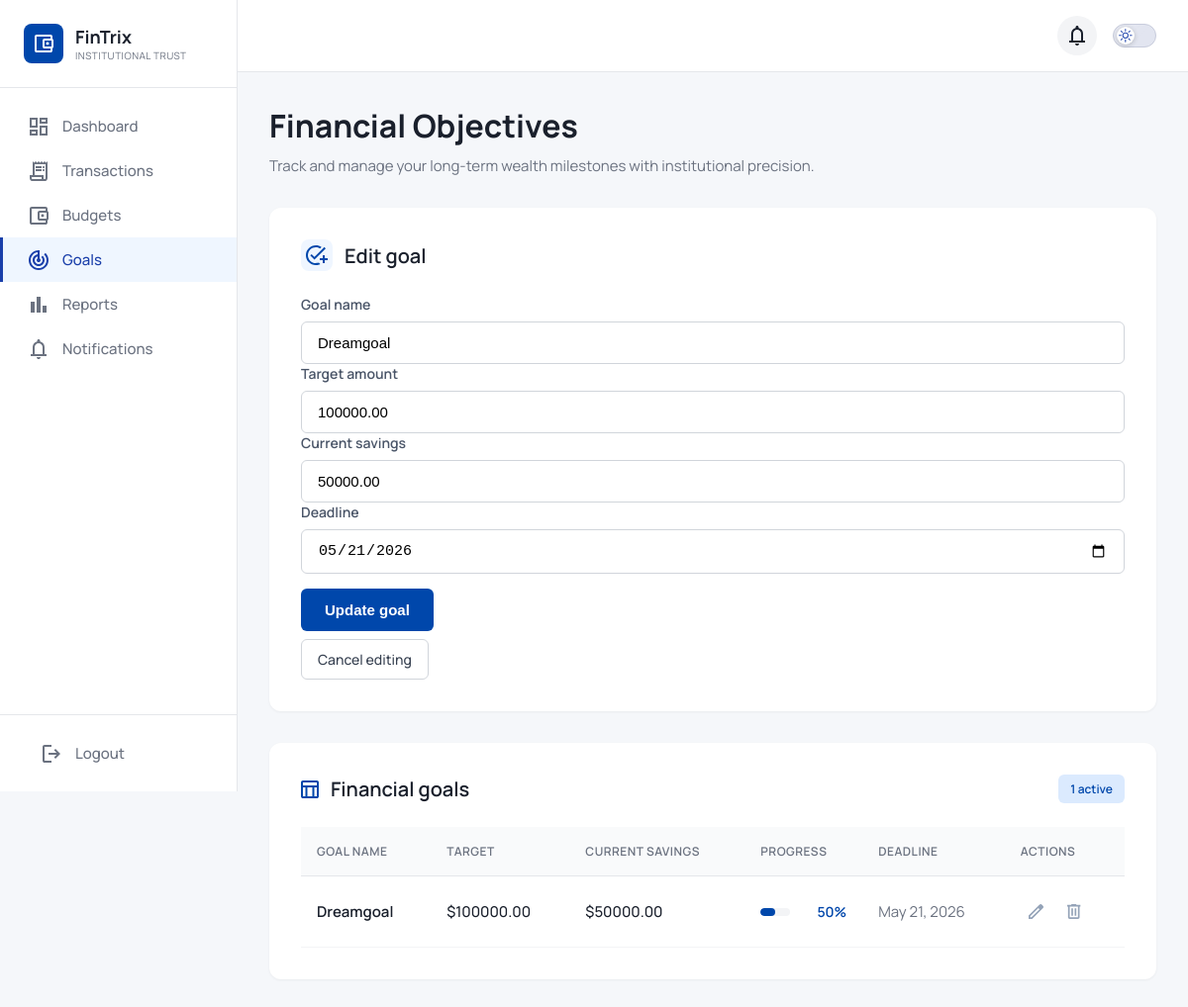
Page /goals/edit/4/ (signed in) on the committed database.
### goals/models.py (models this page shows, shortened)
class Goal(models.Model):
    user = models.ForeignKey(settings.AUTH_USER_MODEL, on_delete=models.CASCADE)
    name = models.CharField(max_length=200)
    target_amount = models.DecimalField(max_digits=12, decimal_places=2)
    current_savings = models.DecimalField(max_digits=12, decimal_places=2, default=0)
    deadline = models.DateField()
    def progress_percentage(self):
        if self.target_amount == 0:
            return 0
        return min(int((self.current_savings / self.target_amount) * 100), 100)
    @property
    def progress(self):
        return self.progress_percentage()

### goals/views.py (the view)
# urls.py: path("edit/<int:goal_id>/", views.edit_goal, name="edit_goal"),
@login_required
@require_http_methods(['GET', 'POST'])
def edit_goal(request, goal_id):
    goal = get_object_or_404(Goal, id=goal_id, user=request.user)
    if request.method == 'POST':
        form = GoalForm(request.POST, instance=goal)
        if form.is_valid():
            form.save()
            messages.success(request, 'Goal updated successfully.')
            return redirect('goals_page')
    else:
        form = GoalForm(instance=goal)
    goals = _goals_list(request.user)
    return render(
        request,
        'goals.html',
        {
            'goals': goals,
            'form': form,
            'edit_mode': True,
            'edit_goal_id': goal.id,
            'active_count': _active_goal_count(goals),
        },
    )

### goals/forms.py (shortened to what this page needs)
class GoalForm(forms.ModelForm):
    class Meta:
        model = Goal
        fields = ['name', 'target_amount', 'current_savings', 'deadline']
        widgets = {
            'name': forms.TextInput(
                attrs={
                    'placeholder': 'e.g. Dream House',
                    'autocomplete': 'off',
                }
            ),
            'target_amount': forms.NumberInput(
                attrs={'placeholder': '0.00', 'step': '0.01', 'min': '0.01'}
            ),
            'current_savings': forms.NumberInput(
                attrs={'placeholder': '0.00', 'step': '0.01', 'min': '0'}
            ),
            'deadline': forms.DateInput(attrs={'type': 'date'}),
        }

### goals/views.py (called while the page is built)
def _active_goal_count(goals_iterable):
    return sum(1 for g in goals_iterable if g.progress < 100)

def _goals_list(user):
    return list(Goal.objects.filter(user=user).order_by('deadline'))

### goals/templates/goals.html (shortened to what this page needs)
{% load static %}
<!DOCTYPE html>
<html lang="en">
<head>
    <link rel="stylesheet" href="{% static 'css/style-goals.css' %}">
    <link rel="stylesheet" href="{% static 'css/theme-global.css' %}">
</head>
<body>
    {% include "includes/fintrix_sidebar.html" %}
    <main class="main-content">
        <div class="top-header">
            <a href="{% url 'notification_center' %}" class="header-icon" title="Notifications" aria-label="Notifications" style="text-decoration:none;color:inherit;">
            </a>
            {% include "includes/fintrix_theme_toggle.html" %}
        </div>
        <div class="page-content">
            <div class="page-header">
                <h1>Financial Objectives</h1>
                <p>Track and manage your long-term wealth milestones with institutional precision.</p>
            </div>
            <div class="card">
                <div class="card-header">
                    <div class="card-header-icon">
                    </div>
                    <h2>{% if edit_mode %}Edit goal{% else %}Add new goal{% endif %}</h2>
                </div>
                <form method="post" action="{% if edit_mode %}{% url 'edit_goal' edit_goal_id %}{% else %}{% url 'goals_page' %}{% endif %}">
                    <div class="form-group">
                        <label for="{{ form.name.id_for_label }}">Goal name</label>
                        {{ form.name }}
                    </div>
                    <div class="form-group">
                        <label for="{{ form.target_amount.id_for_label }}">Target amount</label>
                        {{ form.target_amount }}
                    </div>
                    <div class="form-group">
                        <label for="{{ form.current_savings.id_for_label }}">Current savings</label>
                        {{ form.current_savings }}
                    </div>
                    <div class="form-group">
                        <label for="{{ form.deadline.id_for_label }}">Deadline</label>
                        {{ form.deadline }}
                    </div>
                    <button type="submit" class="btn-create">{% if edit_mode %}Update goal{% else %}Create goal{% endif %}</button>
                    {% if edit_mode %}
                    <div class="form-actions-row">
                        <a class="btn-secondary-outline" href="{% url 'goals_page' %}">Cancel editing</a>
                    </div>
                    {% endif %}
                </form>
            </div>
            <div class="card">
                <div class="goals-table-header">
                    <h2>
                        <span class="table-icon">
                        </span>
                        Financial goals
                    </h2>
                    <div class="active-badge"><span id="activeCount">{{ active_count }}</span> active</div>
                </div>
                <div class="goals-table-wrapper">
                    <table class="goals-table">
                        <thead>
                            <tr>
                                <th>Goal name</th>
                                <th>Target</th>
                                <th>Current savings</th>
                                <th>Progress</th>
                                <th>Deadline</th>
                                <th>Actions</th>
                            </tr>
                        </thead>
                        <tbody>
                            {% for goal in goals %}
                            <tr>
                                <td class="goal-name{% if goal.progress >= 100 %} completed{% endif %}">{{ goal.name }}</td>
                                <td class="goal-amount">${{ goal.target_amount|floatformat:2 }}</td>
                                <td class="goal-amount">${{ goal.current_savings|floatformat:2 }}</td>
                                <td>
                                    <div class="progress-cell">
                                        <div class="progress-bar-container">
                                            <div class="progress-bar-fill{% if goal.progress >= 100 %} complete{% elif goal.progress >= 70 %} high{% endif %}" style="width: {{ goal.progress }}%;"></div>
                                        </div>
                                        <span class="progress-percentage{% if goal.progress >= 100 %} complete{% elif goal.progress >= 70 %} high{% else %} low{% endif %}">{{ goal.progress }}%</span>
                                    </div>
                                </td>
                                <td class="goal-date">{{ goal.deadline|date:"M j, Y" }}</td>
                                <td>
                                    <div class="goal-actions">
                                        <a href="{% url 'edit_goal' goal.id %}" class="action-btn" title="Edit goal">
</a>
                                        <form method="post" action="{% url 'delete_goal' goal.id %}" style="display:inline;" onsubmit="return confirm('Delete this goal?');">
                                            <button type="submit" class="action-btn delete" title="Delete goal">
</button>
                                        </form>
                                    </div>
                                </td>
                            </tr>
                            {% endfor %}
                        </tbody>
                    </table>
                </div>
            </div>
        </div>
    </main>
</body>
</html>

### static/css/style-goals.css (style rules this page uses)
* { margin: 0; padding: 0; box-sizing: border-box; }
body { font-family: 'Manrope', BlinkMacSystemFont, Roboto, Oxygen, Ubuntu, Cantarell, sans-serif; background: #f5f7fa; color: #1a202c; display: flex; min-height: 150vh; }
.main-content { flex: 1; margin-left: 240px; display: flex; flex-direction: column; }
.top-header { background: white; border-bottom: 1px solid #e5e7eb; padding: 1rem 2rem; display: flex; justify-content: flex-end; align-items: center; gap: 1rem; position: sticky; top: 0; z-index: 50; }
.header-icon { width: 40px; height: 40px; border-radius: 50%; background: #f3f4f6; display: flex; align-items: center; justify-content: center; color: #6b7280; cursor: pointer; transition: all 0.2s; font-size: 1.125rem; }
.nav-icon svg, .header-icon svg, .card-header-icon svg, .table-icon svg, .action-btn svg { display: block; transition: transform 0.2s ease; }
.page-content { flex: 1; padding: 2rem; }
.page-header { margin-bottom: 2rem; }
.page-header h1 { font-size: 2rem; font-weight: 700; margin-bottom: 0.5rem; color: #1a202c; }
.page-header p { color: #6b7280; font-size: 0.9375rem; }
.card { background: white; border-radius: 12px; padding: 2rem; box-shadow: 0 1px 3px rgba(0, 0, 0, 0.05); margin-bottom: 2rem; }
.card-header { display: flex; align-items: center; gap: 0.75rem; margin-bottom: 1.5rem; }
.card-header-icon { width: 32px; height: 32px; background: #eff6ff; border-radius: 8px; display: flex; align-items: center; justify-content: center; color: #0047AB; font-size: 1.125rem; }
.card-header h2 { font-size: 1.25rem; font-weight: 600; color: #1a202c; }
.form-group { display: flex; flex-direction: column; gap: 0.5rem; }
.form-group label { font-size: 0.875rem; font-weight: 600; color: #4a5568; }
.form-group input { padding: 0.75rem 1rem; border: 1px solid #d1d5db; border-radius: 6px; font-size: 0.9375rem; transition: all 0.2s; background: white; }
.form-group input::placeholder { color: #9ca3af; }
.btn-create { margin-top: 15px; padding: 0.8rem 1.5rem; background: #0047AB; color: white; border: none; border-radius: 6px; font-size: 0.9375rem; font-weight: 600; cursor: pointer; transition: all 0.2s; display: inline-flex; align-items: center; justify-content: center; width: fit-content; }
.goals-table-header { display: flex; justify-content: space-between; align-items: center; margin-bottom: 1.5rem; }
.goals-table-header h2 { display: flex; align-items: center; gap: 0.75rem; font-size: 1.25rem; font-weight: 600; color: #1a202c; }
.table-icon { font-size: 1.25rem; }
.active-badge { background: #dbeafe; color: #0047AB; padding: 0.375rem 0.75rem; border-radius: 6px; font-size: 0.75rem; font-weight: 600; }
.goals-table { width: 100%; border-collapse: collapse; }
.goals-table thead { background: #f9fafb; }
.goals-table th { padding: 1rem; text-align: left; font-size: 0.75rem; font-weight: 600; color: #6b7280; text-transform: uppercase; letter-spacing: 0.5px; border-bottom: 1px solid #e5e7eb; }
.goals-table tbody tr { border-bottom: 1px solid #f3f4f6; transition: background 0.2s; }
.goals-table td { padding: 1.25rem 1rem; font-size: 0.9375rem; }
.goal-name { font-weight: 600; color: #1a202c; }
.goal-amount { color: #1a202c; font-weight: 500; }
.goal-date { color: #6b7280; font-size: 0.875rem; }
.progress-cell { display: flex; align-items: center; gap: 0.75rem; }
.progress-bar-container { flex: 1; height: 8px; background: #f3f4f6; border-radius: 4px; overflow: hidden; position: relative; }
.progress-bar-fill { height: 100%; background: #0047AB; border-radius: 4px; transition: width 0.5s ease; }
.progress-percentage { font-size: 0.875rem; font-weight: 600; min-width: 45px; text-align: right; }
.progress-percentage.low { color: #0047AB; }
.goal-actions { display: flex; gap: 0.5rem; }
.action-btn { padding: 0.5rem; border: none; background: transparent; color: #6b7280; cursor: pointer; border-radius: 4px; transition: all 0.2s; font-size: 1rem; }

### goals/templates/goals.html (style rules this page uses)
.form-actions-row { display: flex; gap: 0.75rem; align-items: center; flex-wrap: wrap; margin-top: 0.5rem; }
.btn-secondary-outline { padding: 0.65rem 1rem; border-radius: 6px; border: 1px solid #d1d5db; background: white; color: #374151; font-weight: 500; text-decoration: none; font-size: 0.875rem; }

### rows in the picture
Goal: name "Dreamgoal", target_amount "100000.00", current_savings "50000.00", deadline "05/21/2026", progress "50", deadline "May 21, 2026"

### other values in the picture
{{ active_count }} "1"
